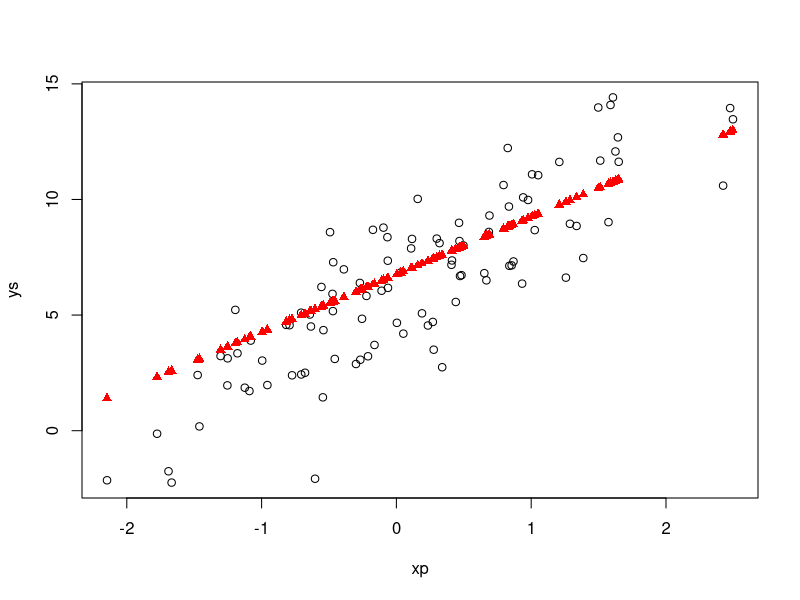
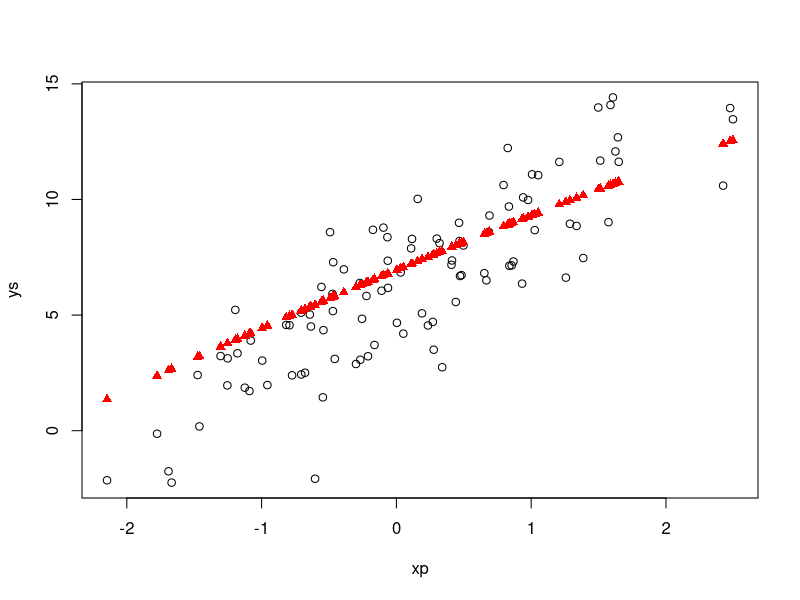
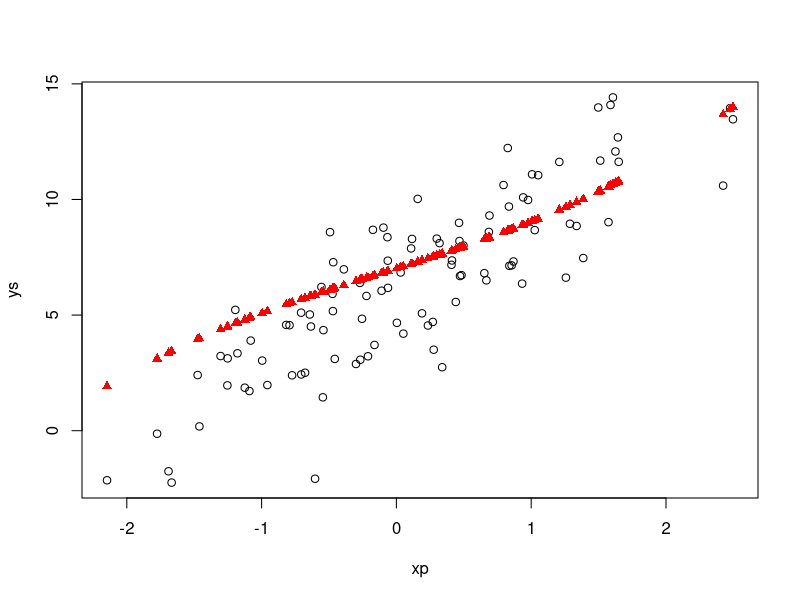

Source code (R) for these figures, in order:
x<-rnorm(10,0,1);# X

x2=x^2;
x3=x^3;
sigma=2;#σ=0.5,2
e=rnorm(10,0,sigma);#ϵ

y=3*x+6+e;

# 用于预测
xp<- rnorm(100,0,1);
e=rnorm(100,0,sigma);#ϵ
xp2=xp^2;
xp3=xp^3;
ys=3*xp+6+e;

# 线性
model<- lm (y~x);
yp<-predict(model,data.frame(x=xp));

plot(xp,ys);
points(xp,yp,pch=17,col="red")
sum1=sum((ys-yp)^2)

# 二次
model2<- lm(y~x+x2)
yp<-predict(model2,data.frame(x=xp,x2=xp2))
plot(xp,ys)
points(xp,yp,pch=17,col="red")
sum2=sum((ys-yp)^2)

# 三次
model3<- lm(y~x+x2+x3)
yp<-predict(model3,data.frame(x=xp,x2=xp2,x3=xp3))
plot(xp,ys)
points(xp,yp,pch=17,col="red")
sum3=sum((ys-yp)^2)


